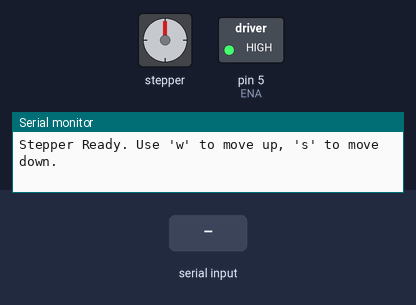
The sketch below on a simulated Arduino Uno, built with avr-gcc and run on an emulated ATmega328P. On the bench: stepper motor, switched loads named in the sketch (green lamp = pin HIGH), the last lines printed to the serial monitor. The inputs (shaded band) are chosen by the test bench. Stepper angles assume 200 steps per turn.

Above: at 1.2 s.
1.3 s: "w" received over Serial
At 1.45 s:
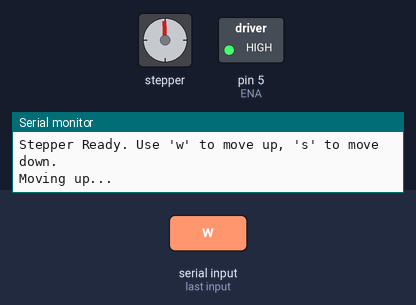
4.3 s: "s" received over Serial
7.3 s: "x" received over Serial
At 8.5 s:
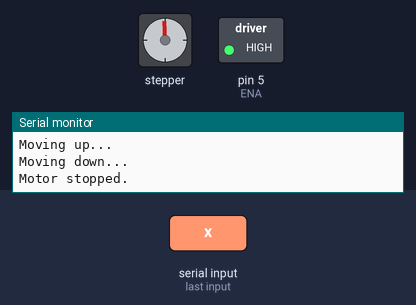
8.8 s: "W" received over Serial
At 9.25 s:
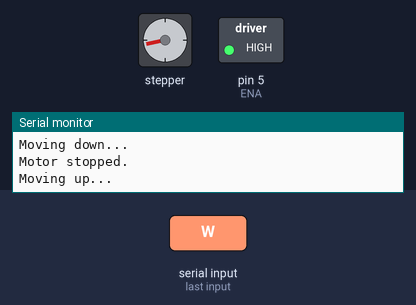
Timing chart, 0 to 15.8 s (numbered marks = the images above; inputs shaded):
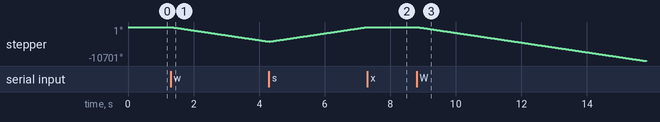

The sketch:

manual_motor_control.ino
```cpp
#include <AccelStepper.h>

// Stepper motor pins
const int PUL = 7;  // Pulse pin
const int DIR = 6;  // Direction pin
const int ENA = 5;  // Enable pin

// Create stepper object using DRIVER mode
AccelStepper stepper(AccelStepper::DRIVER, PUL, DIR);

// Speed settings
const float MAX_SPEED = 5000.0;  // steps per second
const float MOVE_SPEED = 1000.0;  // steps per second

void setup() {
  Serial.begin(115200);
  pinMode(ENA, OUTPUT);
  digitalWrite(ENA, HIGH);  // Enable the motor driver

  stepper.setMaxSpeed(MAX_SPEED);
  stepper.setAcceleration(1000);  // Optional: add acceleration
  stepper.setSpeed(0);

  Serial.println("Stepper Ready. Use 'w' to move up, 's' to move down.");
}

void loop() {
  if (Serial.available()) {
    char cmd = Serial.read();

    if (cmd == 'w' || cmd == 'W') {
      stepper.setSpeed(-MOVE_SPEED);  // Move up
      Serial.println("Moving up...");
    }
    else if (cmd == 's' || cmd == 'S') {
      stepper.setSpeed(MOVE_SPEED);   // Move down
      Serial.println("Moving down...");
    }
    else if (cmd == 'x' || cmd == 'X') {
      stepper.setSpeed(0);            // Stop motor
      Serial.println("Motor stopped.");
    }
  }

  // Continually run the motor at the set speed
  stepper.runSpeed();
}
```

Measured:
- after the input at 1.3 s, stepper: keeps turning counter-clockwise at about 1530°/s, starting at once
- after the input at 7.3 s, stepper: stops changing and stays -2°
- after the input at 8.8 s, stepper: keeps turning counter-clockwise at about 1529°/s, starting at once
